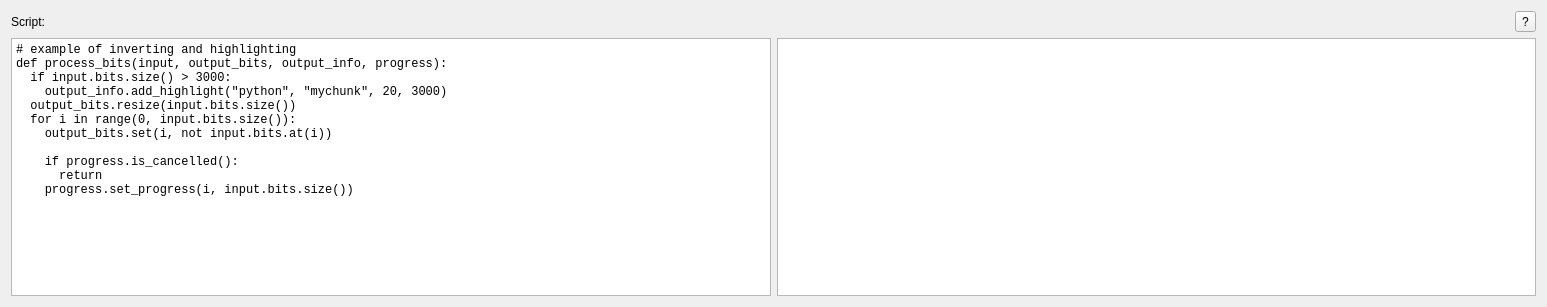
<?xml version="1.0" encoding="UTF-8"?>
<ui version="4.0">
 <class>PythonRunnerForm</class>
 <widget class="QWidget" name="PythonRunnerForm">
  <property name="geometry">
   <rect>
    <x>0</x>
    <y>0</y>
    <width>1547</width>
    <height>307</height>
   </rect>
  </property>
  <property name="windowTitle">
   <string>Form</string>
  </property>
  <layout class="QVBoxLayout" name="verticalLayout">
   <item>
    <layout class="QHBoxLayout" name="horizontalLayout_2">
     <item>
      <widget class="QLabel" name="label">
       <property name="text">
        <string>Script:</string>
       </property>
       <property name="buddy">
        <cstring>te_pythonScript</cstring>
       </property>
      </widget>
     </item>
     <item>
      <widget class="QToolButton" name="pb_scriptHelp">
       <property name="text">
        <string>?</string>
       </property>
      </widget>
     </item>
    </layout>
   </item>
   <item>
    <layout class="QHBoxLayout" name="horizontalLayout_3">
     <item>
      <widget class="QPlainTextEdit" name="te_pythonScript">
       <property name="font">
        <font>
         <family>Monospace</family>
        </font>
       </property>
       <property name="lineWrapMode">
        <enum>QPlainTextEdit::NoWrap</enum>
       </property>
       <property name="plainText">
        <string># example of inverting and highlighting
def process_bits(input, output_bits, output_info, progress):
  if input.bits.size() &gt; 3000:
    output_info.add_highlight(&quot;python&quot;, &quot;mychunk&quot;, 20, 3000)
  output_bits.resize(input.bits.size())
  for i in range(0, input.bits.size()):
    output_bits.set(i, not input.bits.at(i))
    
    if progress.is_cancelled():
      return
    progress.set_progress(i, input.bits.size())</string>
       </property>
      </widget>
     </item>
     <item>
      <widget class="QPlainTextEdit" name="te_pluginOutput">
       <property name="font">
        <font>
         <family>Monospace</family>
        </font>
       </property>
       <property name="lineWrapMode">
        <enum>QPlainTextEdit::NoWrap</enum>
       </property>
       <property name="readOnly">
        <bool>true</bool>
       </property>
      </widget>
     </item>
    </layout>
   </item>
  </layout>
 </widget>
 <tabstops>
  <tabstop>te_pythonScript</tabstop>
 </tabstops>
 <resources/>
 <connections/>
</ui>
